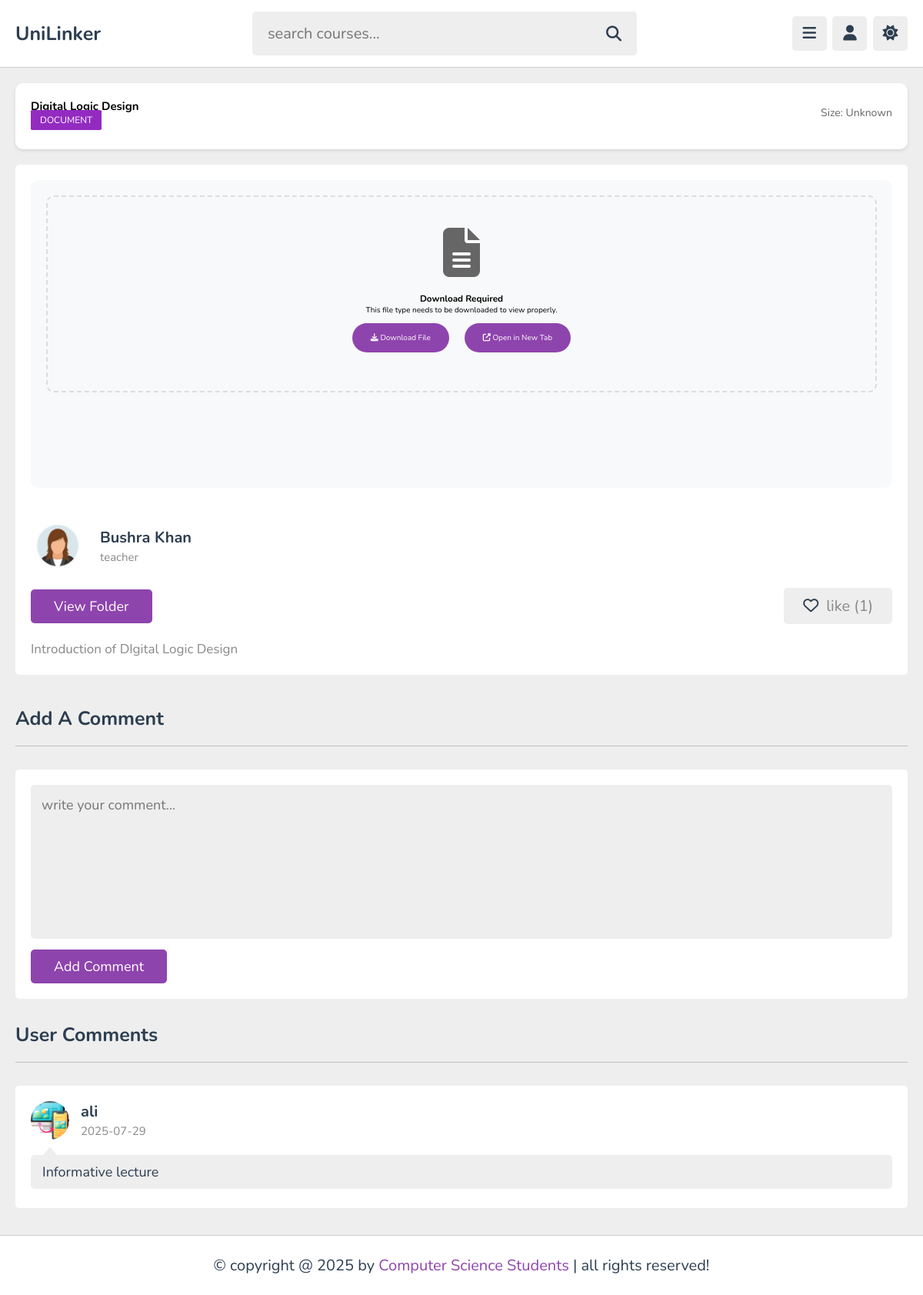
Page /watch_video.php?get_id=sEBvcr2lynSwO8wMVPaA (signed in) on the committed database.
### tables this page shows
CREATE TABLE `content` (
  `id` varchar(20) NOT NULL,
  `tutor_id` varchar(20) NOT NULL,
  `playlist_id` varchar(20) NOT NULL,
  `title` varchar(100) NOT NULL,
  `description` varchar(1000) NOT NULL,
  `video` varchar(100) NOT NULL,
  `thumb` varchar(100) NOT NULL,
  `date` date NOT NULL,
  `status` varchar(20) NOT NULL DEFAULT 'deactive'
);

CREATE TABLE `tutors` (
  `id` varchar(20) NOT NULL,
  `name` varchar(50) NOT NULL,
  `username` varchar(50) NOT NULL,
  `profession` varchar(50) NOT NULL,
  `email` varchar(50) NOT NULL,
  `password` varchar(50) NOT NULL,
  `image` varchar(100) NOT NULL,
  `gender` varchar(255) DEFAULT NULL,
  `faculty` varchar(255) DEFAULT NULL,
  `batch` varchar(255) DEFAULT NULL,
  `university` varchar(225) DEFAULT NULL,
  `status` enum('Pending','Approved','Rejected') DEFAULT 'Pending',
  `last_active` timestamp NULL DEFAULT NULL,
  `departments` varchar(254) NOT NULL
);

CREATE TABLE `comments` (
  `id` varchar(20) NOT NULL,
  `content_id` varchar(20) NOT NULL,
  `user_id` varchar(20) NOT NULL,
  `tutor_id` varchar(20) NOT NULL,
  `comment` varchar(1000) NOT NULL,
  `date` date NOT NULL
);

CREATE TABLE `users` (
  `id` varchar(20) NOT NULL,
  `full_name` varchar(50) DEFAULT NULL,
  `email` varchar(50) NOT NULL,
  `password` varchar(50) NOT NULL,
  `image` varchar(100) NOT NULL,
  `username` varchar(255) DEFAULT NULL,
  `gender` varchar(50) DEFAULT NULL,
  `batch_roll_no` varchar(50) DEFAULT NULL,
  `university` varchar(50) DEFAULT NULL,
  `program` varchar(50) DEFAULT NULL,
  `department` varchar(50) DEFAULT NULL
);

### watch_video.php (the view, shortened to what this page needs)
<?php
include 'components/connect.php';
if(isset($_COOKIE['user_id'])){
   $user_id = $_COOKIE['user_id'];
}else{
   $user_id = '';
}
if(isset($_GET['get_id'])){
   $get_id = $_GET['get_id'];
}else{
   $get_id = '';
   header('location:home.php');
}
function getFileDisplayInfo($filename) {
    $file_extension = strtolower(pathinfo($filename, PATHINFO_EXTENSION));
    $file_types = [
        'mp4' => ['type' => 'video', 'display' => 'video'],
        'avi' => ['type' => 'video', 'display' => 'video'],
        'mov' => ['type' => 'video', 'display' => 'video'],
        'wmv' => ['type' => 'video', 'display' => 'video'],
        'flv' => ['type' => 'video', 'display' => 'video'],
        'webm' => ['type' => 'video', 'display' => 'video'],
        'mkv' => ['type' => 'video', 'display' => 'video'],
        'ogg' => ['type' => 'video', 'display' => 'video'],
        'pdf' => ['type' => 'document', 'display' => 'iframe'],
        'doc' => ['type' => 'document', 'display' => 'download'],
        'docx' => ['type' => 'document', 'display' => 'download'],
        'ppt' => ['type' => 'document', 'display' => 'download'],
        'pptx' => ['type' => 'document', 'display' => 'download'],
        'xls' => ['type' => 'document', 'display' => 'download'],
        'xlsx' => ['type' => 'document', 'display' => 'download'],
        'txt' => ['type' => 'document', 'display' => 'text'],
        'jpg' => ['type' => 'image', 'display' => 'image'],
        'jpeg' => ['type' => 'image', 'display' => 'image'],
        'png' => ['type' => 'image', 'display' => 'image'],
        'gif' => ['type' => 'image', 'display' => 'image'],
        'bmp' => ['type' => 'image', 'display' => 'image'],
        'svg' => ['type' => 'image', 'display' => 'image'],
        'webp' => ['type' => 'image', 'display' => 'image'],
        'mp3' => ['type' => 'audio', 'display' => 'audio'],
        'wav' => ['type' => 'audio', 'display' => 'audio'],
        'ogg' => ['type' => 'audio', 'display' => 'audio'],
        'aac' => ['type' => 'audio', 'display' => 'audio'],
        'flac' => ['type' => 'audio', 'display' => 'audio'],
        'zip' => ['type' => 'archive', 'display' => 'download'],
        'rar' => ['type' => 'archive', 'display' => 'download'],
        '7z' => ['type' => 'archive', 'display' => 'download'],
    ];
    return $file_types[$file_extension] ?? ['type' => 'unknown', 'display' => 'download'];
}
?>
<!DOCTYPE html>
<html lang="en">
<head>
   <link rel="stylesheet" href="https://cdnjs.cloudflare.com/ajax/libs/font-awesome/6.2.0/css/all.min.css">
   <link rel="stylesheet" href="css/style.css">
</head>
<body>
<?php include 'components/user_header.php'; ?>
<section class="watch-video">
   <?php
      $select_content = $conn->prepare("SELECT * FROM `content` WHERE id = ? AND status = ?");
      $select_content->execute([$get_id, 'active']);
      if($select_content->rowCount() > 0){
         while($fetch_content = $select_content->fetch(PDO::FETCH_ASSOC)){
            $content_id = $fetch_content['id'];
            $select_likes = $conn->prepare("SELECT * FROM `likes` WHERE content_id = ?");
            $select_likes->execute([$content_id]);
            $total_likes = $select_likes->rowCount();
            $verify_likes = $conn->prepare("SELECT * FROM `likes` WHERE user_id = ? AND content_id = ?");
            $verify_likes->execute([$user_id, $content_id]);
            $select_tutor = $conn->prepare("SELECT * FROM `tutors` WHERE id = ? LIMIT 1");
            $select_tutor->execute([$fetch_content['tutor_id']]);
            $fetch_tutor = $select_tutor->fetch(PDO::FETCH_ASSOC);
            $file_path = "uploaded_files/" . $fetch_content['video'];
            $file_info = getFileDisplayInfo($fetch_content['video']);
            $file_size = file_exists($file_path) ? formatBytes(filesize($file_path)) : 'Unknown';
   ?>
   <div class="file-info-card">
      <div class="file-meta">
         <div>
            <h2><?= $fetch_content['title']; ?></h2>
            <span class="file-type-badge"><?= strtoupper($file_info['type']); ?></span>
         </div>
         <div class="file-size">Size: <?= $file_size; ?></div>
      </div>
   </div>
   <div class="video-details">
      <div class="file-viewer">
         <?php
         switch($file_info['display']) {
            case 'download':
            default:
               $icon_class = '';
               switch($file_info['type']) {
                  case 'document':
                     $icon_class = 'fas fa-file-alt';
                     break;
               }
               echo '<div class="download-section">';
               echo '<i class="' . $icon_class . ' download-icon"></i>';
               echo '<h3>Download Required</h3>';
               echo '<p>This file type needs to be downloaded to view properly.</p>';
               echo '<a href="' . $file_path . '" download class="download-btn">';
               echo '<i class="fas fa-download"></i> Download File';
               echo '</a>';
               echo '<a href="' . $file_path . '" target="_blank" class="download-btn">';
               echo '<i class="fas fa-external-link-alt"></i> Open in New Tab';
               echo '</a>';
               echo '</div>';
               break;
         }
         ?>
      </div>
      <div class="tutor">
         <img src="uploaded_files/<?= $fetch_tutor['image']; ?>" alt="">
         <div>
            <h3><?= $fetch_tutor['name']; ?></h3>
            <span><?= $fetch_tutor['profession']; ?></span>
         </div>
      </div>
      <form action="" method="post" class="flex">
         <a href="playlist.php?get_id=<?= $fetch_content['playlist_id']; ?>" class="inline-btn">view Folder</a>
         <?php
            if($verify_likes->rowCount() > 0){
         ?>
         <button type="submit" name="like_content"><i class="fas fa-heart"></i><span>liked (<?= $total_likes; ?>)</span></button>
         <?php
         }else{
         ?>
         <button type="submit" name="like_content"><i class="far fa-heart"></i><span>like (<?= $total_likes; ?>)</span></button>
         <?php
            }
         ?>
      </form>
      <div class="description"><p><?= $fetch_content['description']; ?></p></div>
   </div>
   <?php
         }
      }else{
         echo '<p class="empty">No content found!</p>';
      }
   ?>
</section>
<section class="comments">
   <h1 class="heading">add a comment</h1>
   <form action="" method="post" class="add-comment">
      <textarea name="comment_box" required placeholder="write your comment..." maxlength="1000" cols="30" rows="10"></textarea>
      <input type="submit" value="add comment" name="add_comment" class="inline-btn">
   </form>
   <h1 class="heading">user comments</h1>
   <div class="show-comments">
      <?php
         $select_comments = $conn->prepare("SELECT * FROM `comments` WHERE content_id = ? ORDER BY date DESC");
         $select_comments->execute([$get_id]);
         if($select_comments->rowCount() > 0){
            while($fetch_comment = $select_comments->fetch(PDO::FETCH_ASSOC)){
               $select_commentor = $conn->prepare("SELECT * FROM `users` WHERE id = ?");
               $select_commentor->execute([$fetch_comment['user_id']]);
               $fetch_commentor = $select_commentor->fetch(PDO::FETCH_ASSOC);
      ?>
      <div class="box" style="<?php if($fetch_comment['user_id'] == $user_id){echo 'order:-1;';} ?>">
         <div class="user">
            <img src="uploaded_files/<?= $fetch_commentor['image']; ?>" alt="">
            <div>
               <h3><?= $fetch_commentor['full_name']; ?></h3>
               <span><?= $fetch_comment['date']; ?></span>
            </div>
         </div>
         <p class="text"><?= $fetch_comment['comment']; ?></p>
      </div>
      <?php
       }
      }else{
         echo '<p class="empty">no comments added yet!</p>';
      }
      ?>
   </div>
</section>
<?php include 'components/footer.php'; ?>
</body>
</html>

### css/style.css (style rules this page uses)
:root { --main-color:#8e44ad; --red:#e74c3c; --oragen:#f39c12; --white:#fff; --black:#2c3e50; --light-color:#888; --light-bg:#eee; --border:.1rem solid rgba(0,0,0,.2); }
* { font-family: 'Nunito', sans-serif; margin: 0; padding: 0; box-sizing: border-box; outline: none; border: none; text-decoration: none; }
html { font-size: 62.5%; overflow-x: hidden; }
body { background-color: var(--light-bg); padding-left: 30rem; }
section { padding:2rem; max-width: 1200px; margin: 0 auto; }
.btn, .option-btn, .delete-btn, .inline-btn, .inline-option-btn, .inline-delete-btn { border-radius: .5rem; padding: 1rem 3rem; font-size: 1.8rem; color: #fff; margin-top: 1rem; text-transform: capitalize; cursor: pointer; text-align: center; }
.inline-btn, .inline-option-btn, .inline-delete-btn { display: inline-block; }
.btn, .inline-btn { background-color: var(--main-color); }
.heading { padding-bottom: 1.8rem; border-bottom: var(--border); font-size: 2.5rem; color: var(--black); text-transform: capitalize; margin-bottom: 3rem; }
.watch-video .video-details { background-color: var(--white); padding: 2rem; border-radius: .5rem; }
.watch-video .video-details .tutor { padding: 2rem 0; display: flex; align-items: center; gap: 2rem; }
.watch-video .video-details .tutor img { height: 7rem; width: 7rem; border-radius: 50%; object-fit: cover; }
.watch-video .video-details .tutor h3 { font-size: 2rem; color: var(--black); margin-bottom: .2rem; }
.watch-video .video-details .tutor span { color: var(--light-color); font-size: 1.5rem; }
.watch-video .video-details .flex { display: flex; align-items: center; gap: 1.5rem; justify-content: space-between; }
.watch-video .video-details .flex a { margin-top: 0; }
.watch-video .video-details .flex button { background-color: var(--light-bg); cursor: pointer; padding: 1rem 2.5rem; font-size: 2rem; border-radius: .5rem; }
.watch-video .video-details .flex button i { color: var(--black); margin-right: 1rem; }
.watch-video .video-details .flex button span { color: var(--light-color); }
.watch-video .video-details .description { padding-top: 2rem; }
.watch-video .video-details .description p { line-height: 1.5; font-size: 1.7rem; color: var(--light-color); white-space: pre-line; }
.comments .add-comment { background-color: var(--white); border-radius: .5rem; margin-bottom: 3rem; padding: 2rem; }
.comments .add-comment textarea { border-radius: .5rem; padding: 1.4rem; width: 100%; height: 20rem; background-color: var(--light-bg); resize: none; font-size: 1.8rem; color: var(--black); }
.comments .show-comments { background-color: var(--white); border-radius: .5rem; padding: 2rem; display: grid; gap: 2.5rem; }
.comments .show-comments .user { display: flex; align-items: center; gap: 1.5rem; margin-bottom: 2rem; }
.comments .show-comments .user img { height: 5rem; width: 5rem; border-radius: 50%; object-fit: cover; }
.comments .show-comments .user h3 { font-size: 2rem; color: var(--black); margin-bottom: .2rem; }
.comments .show-comments .user span { color: var(--light-color); font-size: 1.5rem; }
.comments .show-comments .text { border-radius: .5rem; background-color: var(--light-bg); padding: 1rem 1.5rem; color: var(--black); margin: .5rem 0; position: relative; z-index: 0; white-space: pre-line; font-size: 1.8rem; }
.comments .show-comments .text::before { content: ''; position: absolute; top: -1rem; left: 1.5rem; height: 1.2rem; width: 2rem; background-color: var(--light-bg); clip-path: polygon(50% 0%, 0% 100%, 100% 100%); }
@media (max-width:1200px) { body { padding-left: 0; } }

### rows in the picture
content: title "Digital Logic Design", video "DOCUMENT", video "Unknown", tutor.image (picture), tutor.name "Bushra Khan", tutor.profession "teacher", total_likes "1", description "Introduction of DIgital Logic Design"
comments: user.image (picture), user.full_name "ali", date "2025-07-29", comment "Informative lecture"
